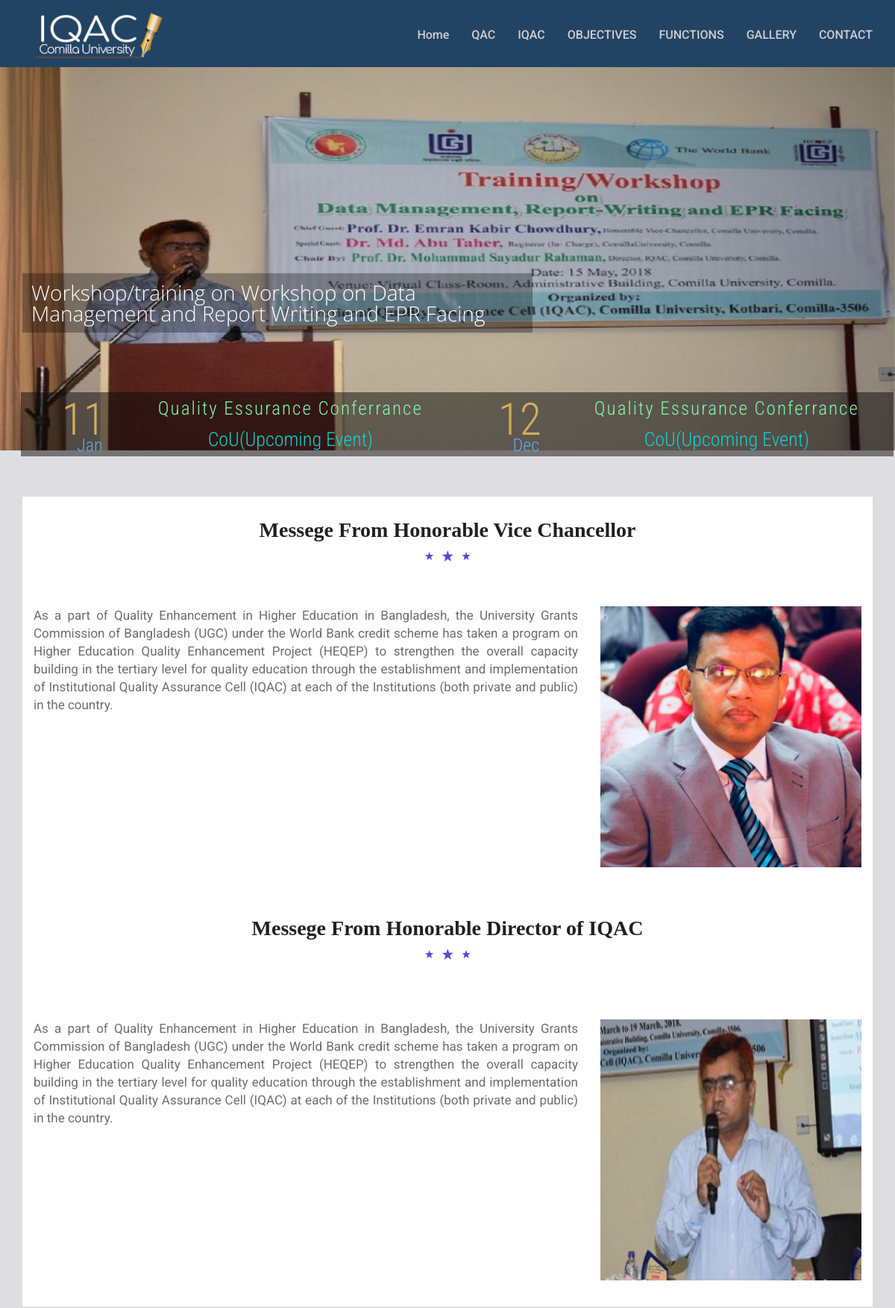
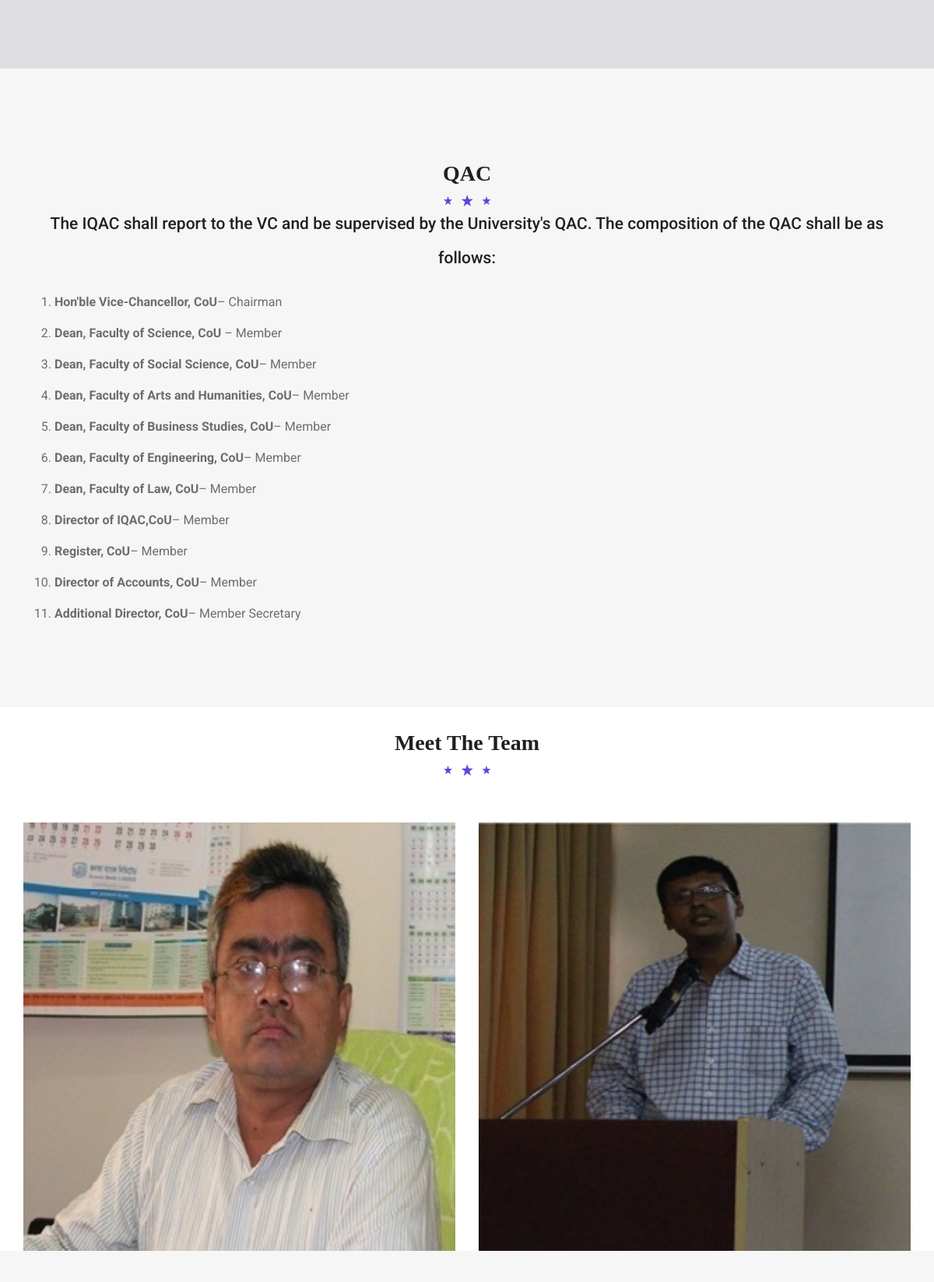
The page / (upper part) on the database its author committed (2 pictures, top to bottom).
### tables this page shows
CREATE TABLE `slider` (
  `id` int(11) NOT NULL,
  `title` varchar(255) NOT NULL,
  `image` varchar(255) NOT NULL,
  `created_at` varchar(255) NOT NULL
);

### application/views/public_part/pages/home.php (called while the page is built, shortened)
<?php include "slider.php";?>
<?php include "upcoming_events.php";?>
<?php include "message_from_members.php";?>
<?php include "qac.php";?>
<?php include "iqac.php";?>
<?php include "objectives.php";?>

### application/controllers/Home_Controller.php (called while the page is built, shortened)
<?php
class Home_Controller extends CI_Controller {
	public function index()
	{
		$data=array();
		$data['home_download']=$this->show_download_at_home();
		$data['home_resource_person']=$this->show_resource_person_at_home();
		$data['home_slider']=$this->show_slider_at_home();
		$data['home_activity']=$this->show_activity_at_home();
		$data['home_gallery']=$this->show_gallery_at_home();
		$data['home_main_content']=$this->load->view('public_part/pages/home',$data,true);
		$this->load->view('public_part/index',$data);
	}
		public function show_activity_at_home()
	{
		$data=array();
		$data['show_all_activitys']=$this->Activity_model->show_home_6_activitys();
		return $data['show_all_activitys'];
	}
		public function show_gallery_at_home()
	{
		$data=array();
		$data['show_all_images']=$this->Gallery_model->show_home_6_images();
		return $data['show_all_images'];
	}
			public function show_slider_at_home()
	{
		$data=array();
		$data['show_all_sliders']=$this->Slider_model->show_all_sliders_home();
		return $data['show_all_sliders'];
	}
		public function show_resource_person_at_home()
	{
		$data=array();
		$data['show_all_resource_person']=$this->Resource_person_model->show_resource_person();
		return $data['show_all_resource_person'];
	}
		public function show_download_at_home()
	{
		$data=array();
		$data['show_all_download']=$this->Download_model->show_all_downloads_home();
		return $data['show_all_download'];
	}
}

### index.php (called while the page is built, shortened)
<?php
require_once BASEPATH.'core/CodeIgniter.php';

### application/models/Slider_model.php (called while the page is built, shortened)
<?php
class Slider_model extends CI_Model {
		public function show_all_sliders_home(){
		$this->db->select('*');
		$this->db->from('slider');
		$query_result = $this->db->get();
		$result = $query_result->result();
		return $result;
	}
}

### application/views/public_part/pages/slider.php (shortened to what this page needs)
        <div id="x-corp-carousel" class="carousel slide hero-slide" data-ride="carousel">
<div class="carousel-inner" role="listbox">
 <?php foreach($home_slider as $hs) { ?>
    <div class="item <?php if($hs->id==3) echo 'active'; ?>">
        <img src="<?php echo base_url().$hs->image; ?>" alt="Hero Slide">
        <div class="container">
            <div class="carousel-caption slider-cap">
                <h1 class="animated lightSpeedIn"><?php echo $hs->title ; ?></h1>
            </div>
        </div>
    </div>
     <?php } ?>
</div>
			</div>

### assets/frontend/css/style.css (style rules this page uses)
body { font-family: "Roboto", sans-serif; font-weight: 400; font-size: 14px; line-height: 24px; background: #fff; color: #6d6d6d; overflow-y: scroll; -webkit-font-smoothing: antialiased !important; }
h1, h2, h3, h4, h5, h6 { margin: 0 0 15px; color: #202020; font-family: "Roboto", sans-serif; }
h1 { font-size: 42px; font-weight: 900; line-height: 46px; }
img { max-width: 100% }
.hero-slide .carousel-inner>.item>img, .hero-slide .carousel-inner>.item>a>img { min-width: 100%; }
.hero-slide .container { position : absolute; left : 0; right : 0; top : 50%; transform : translateY(-50%); }
.slider-cap { margin-top: 28%; }
.slider-cap h1 { font-size: 28px !important; color: #fff !important; background-color: rgba(0,0,0,0.3); padding: 12px; font-family: 'Open Sans', sans-serif; font-weight: 300; }
.hero-slide .carousel-caption { position: relative; right: 0; left: 0; text-align: left; text-shadow: none; width: 60%; top: 60%; }
.hero-slide .carousel-caption h1 { font-size : 46px; line-height : 1; font-weight : text-transform : capitalize; margin : -115px 0 20px; -webkit-animation-delay : 150ms; animation-delay : 150ms; color: #fff; }

### rows shown on the page
slider: image (picture), title "Workshop/training on Workshop on Data Management and Report Writing and EPR Facing"
